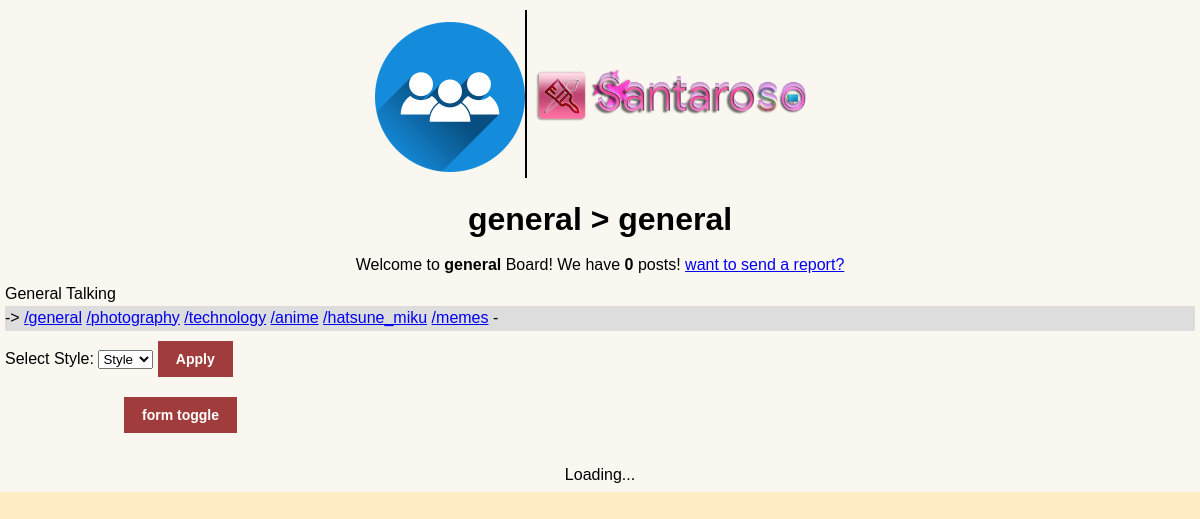
The page /board.php?b=1 on the database its author committed.
### tables this page shows
CREATE TABLE IF NOT EXISTS `boards` (
                                        `id` INT NOT NULL AUTO_INCREMENT UNIQUE,
                                        `c_id` INT NOT NULL,
                                        `name` VARCHAR(255),
    `description` TEXT(65535),
    `icon` VARCHAR(255),
    `bg` VARCHAR(255),
    `vid` VARCHAR(255),
    `created_at` TIMESTAMP DEFAULT CURRENT_TIMESTAMP,  
    PRIMARY KEY(`id`),
    FOREIGN KEY(`c_id`) REFERENCES `category`(`id`) ON UPDATE NO ACTION ON DELETE NO ACTION
    );

CREATE TABLE IF NOT EXISTS `category` (
                                          `id` INT NOT NULL AUTO_INCREMENT UNIQUE,
                                          `name` VARCHAR(255),
    `created_at` TIMESTAMP DEFAULT CURRENT_TIMESTAMP,  
    PRIMARY KEY(`id`)
    );

### board.php (the view, shortened to what this page needs)
<?php
require_once($_SERVER['DOCUMENT_ROOT'] . '/includes/db.inc.php');
$board_id = (int)$_GET['b'];
$sql = "SELECT b.*, c.name AS cat_name
            FROM boards b
            JOIN category c ON b.c_id = c.id
            WHERE b.id = :id";
$stmt = $pdo->prepare($sql);
$stmt->execute(['id' => $board_id]);
$board = $stmt->fetch(PDO::FETCH_ASSOC);
$countPosts = $pdo->prepare("SELECT COUNT(*) FROM posts WHERE b_id = ?");
$countPosts->execute([$board_id]);
$total_posts = $countPosts->fetchColumn();
?>
<!DOCTYPE html>
<html lang="en">
<head>
    <link rel="stylesheet" id="theme-stylesheet" href="css/<?= $_COOKIE['user_theme'] ?? 'style' ?>.css">
</head>
<body>
<div class="container">
    <header>
        <div class="title">
            <img src="./uploads/<?= $board['icon'] ?>" alt="logo" width="150">
            <a href="./home.php"><img class="primarylogo" src="./assets/Santaroso-Logo.webp" alt="logo" width="300"></a>
        </div>
        <div class="title">
            <h1><?= htmlspecialchars($board['cat_name']) ?> &gt; <?= htmlspecialchars($board['name']) ?></h1>
        </div>
        <div class="title">
            <p>Welcome to <span class="highlight"><?= htmlspecialchars($board['name']) ?></span> Board!
                We have <span class="highlight"><?= $total_posts ?></span> posts!
                <a href="../report.php">want to send a report?</a>
            </p>
        </div>
        <p><?= htmlspecialchars($board['description']) ?></p>
    </header>
    <nav>
        ->
        <?php
        $all_boards = $pdo->query("SELECT id, name FROM boards")->fetchAll();
        foreach ($all_boards as $b_nav) {
            echo '<a href="board.php?b=' . $b_nav['id'] . '">/' . $b_nav['name'] . '</a> ';
        }
        ?>
        -
    </nav>
    <?php
    $css_directory = $_SERVER['DOCUMENT_ROOT'] . '/css/';
    $theme_files = [];
    if (is_dir($css_directory)) {
    $files = scandir($css_directory);
    foreach ($files as $file) {
    $name = pathinfo($file, PATHINFO_FILENAME);
    $theme_files[$name] = $file;
    }
    }
    $current_theme = $_COOKIE['user_theme'] ?? 'style';
    ?>
    <div class="theme-selector-container">
        <form action="/requests/setTheme.inc.php" method="POST">
            <label for="theme-select" >Select Style:</label>
            <select name="theme_name" id="theme-select">
                <?php foreach ($theme_files as $key => $file): ?>
                    <option value="<?= htmlspecialchars($key) ?>" <?= ($current_theme === $key) ? 'selected' : '' ?>>
                        <?= ucfirst(htmlspecialchars($key)) ?>
                    </option>
                <?php endforeach; ?>
            </select>
            <button type="submit">
                Apply
            </button>
        </form>
    </div>
    <div class="posts">
        <div class="toggles">
            <button id="form-toggle">form toggle</button>
        </div>
        <div id="scroll-anchor" style="height: 20px;"></div>
        <div id="loading" style="display: none; text-align: center;">Loading...</div>
    </div>
</div>
</body>
</html>

### css/style.css (style rules this page uses)
:root { --body-bg: rgb(255, 236, 196); --container-bg: rgba(250, 250, 250, 0.85); --card-bg: rgba(250, 250, 250, 0.95); --input-bg: #ffffff; --comment-bg: #f9f9f9; --comment-form-bg: #f8f8f8; --primary-blue: #1a73e8; --text-main: #000000; --text-muted: #666666; --text-light: #999999; --text-ghost: #aaaaaa; --border-color: #cccccc; --border-light: #dddddd; --btn-danger: #a03c3c; --btn-danger-hover: #c04c4c; --btn-text: #ffffff; --error-red: #d32f2f; --error-bg: #ffeeee; --error-border: #ffcccc; --success-green: #388e3c; --success-bg: #e8f5e9; --success-border: #ccffcc; --highlight-post: #fffde7; --highlight-comment: #e8f5e9; --highlight-flash: #ffff99; --shadow-color: rgba(0, 0, 0, 0.15); }
* { margin: 0; padding: 0; box-sizing: border-box; }
body { margin: 0; font-family: Arial, Helvetica, sans-serif; line-height: 1.5; font-size: 16px; background-attachment: fixed; background-repeat: no-repeat; background-position: center top; background-size: cover; }
img { min-width: 150px; max-width: 100%; }
.primarylogo { border-left: solid black 2px ; }
.container { background: var(--container-bg); max-width: 1200px; margin: 0 auto; padding: 5px; }
.title { padding: 5px; display: flex; justify-content: center; align-items: center; }
.title * { margin: 0; padding: 0; }
.highlight { font-weight: 700; }
nav { background-color: var(--border-light); overflow: auto; white-space: nowrap; height: 25px; }
.posts { width: 80%; margin: auto; }
button { background: var(--btn-danger); color: var(--btn-text); border: none; padding: 10px 18px; cursor: pointer; margin: 10px 0; font-size: 14px; font-weight: bold; }

### rows shown on the page
boards: icon (picture), c.name "general", name "general", description "General Talking"
boards: name "photography"
boards: name "technology"
boards: name "anime"
boards: name "hatsune_miku"
boards: name "memes"

### other values the page prints
$total_posts "0"
form field theme_name "Style"
